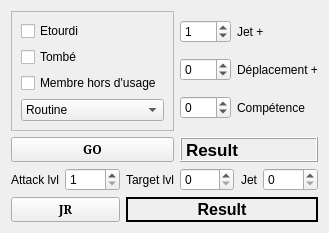
      <widget class="QWidget" name="tab_2">
       <attribute name="title">
        <string>Maneuvres</string>
       </attribute>
       <layout class="QGridLayout" name="gridLayout_8">
        <item row="0" column="0">
         <layout class="QGridLayout" name="gridLayout_7">
          <item row="0" column="0">
           <widget class="QFrame" name="frame">
            <property name="frameShape">
             <enum>QFrame::StyledPanel</enum>
            </property>
            <property name="frameShadow">
             <enum>QFrame::Raised</enum>
            </property>
            <layout class="QGridLayout" name="gridLayout_15">
             <item row="0" column="0">
              <widget class="QCheckBox" name="checkBox_3">
               <property name="text">
                <string>Etourdi</string>
               </property>
              </widget>
             </item>
             <item row="1" column="0">
              <widget class="QCheckBox" name="checkBox_4">
               <property name="text">
                <string>Tombé</string>
               </property>
              </widget>
             </item>
             <item row="2" column="0">
              <widget class="QCheckBox" name="checkBox_5">
               <property name="text">
                <string>Membre hors d'usage</string>
               </property>
              </widget>
             </item>
             <item row="3" column="0">
              <widget class="QComboBox" name="comboBox">
               <item>
                <property name="text">
                 <string>Routine</string>
                </property>
               </item>
               <item>
                <property name="text">
                 <string>Aisée</string>
                </property>
               </item>
               <item>
                <property name="text">
                 <string>Facile</string>
                </property>
               </item>
               <item>
                <property name="text">
                 <string>Moyenne</string>
                </property>
               </item>
               <item>
                <property name="text">
                 <string>Difficile</string>
                </property>
               </item>
               <item>
                <property name="text">
                 <string>Trés difficile</string>
                </property>
               </item>
               <item>
                <property name="text">
                 <string>Extrèmement difficile</string>
                </property>
               </item>
               <item>
                <property name="text">
                 <string>Pure folie</string>
                </property>
               </item>
               <item>
                <property name="text">
                 <string>Absurde</string>
                </property>
               </item>
              </widget>
             </item>
            </layout>
           </widget>
          </item>
          <item row="0" column="1">
           <layout class="QGridLayout" name="gridLayout_14">
            <item row="0" column="0">
             <widget class="QSpinBox" name="spinBox_6">
              <property name="accelerated">
               <bool>true</bool>
              </property>
              <property name="minimum">
               <number>-150</number>
              </property>
              <property name="maximum">
               <number>275</number>
              </property>
              <property name="value">
               <number>1</number>
              </property>
             </widget>
            </item>
            <item row="0" column="1">
             <widget class="QLabel" name="label_12">
              <property name="text">
               <string>Jet +</string>
              </property>
             </widget>
            </item>
            <item row="1" column="0">
             <widget class="QSpinBox" name="spinBox_7">
              <property name="accelerated">
               <bool>true</bool>
              </property>
              <property name="minimum">
               <number>-150</number>
              </property>
              <property name="maximum">
               <number>275</number>
              </property>
             </widget>
            </item>
            <item row="1" column="1">
             <widget class="QLabel" name="label_13">
              <property name="text">
               <string>Déplacement +</string>
              </property>
             </widget>
            </item>
            <item row="2" column="0">
             <widget class="QSpinBox" name="spinBox_8">
              <property name="accelerated">
               <bool>true</bool>
              </property>
              <property name="minimum">
               <number>-150</number>
              </property>
              <property name="maximum">
               <number>275</number>
              </property>
             </widget>
            </item>
            <item row="2" column="1">
             <widget class="QLabel" name="label_14">
              <property name="text">
               <string>Compétence</string>
              </property>
             </widget>
            </item>
           </layout>
          </item>
          <item row="1" column="1">
           <widget class="QLabel" name="Result">
            <property name="font">
             <font>
              <pointsize>13</pointsize>
              <weight>75</weight>
              <bold>true</bold>
             </font>
            </property>
            <property name="layoutDirection">
             <enum>Qt::LeftToRight</enum>
            </property>
            <property name="frameShape">
             <enum>QFrame::Box</enum>
            </property>
            <property name="frameShadow">
             <enum>QFrame::Raised</enum>
            </property>
            <property name="text">
             <string>Result</string>
            </property>
           </widget>
          </item>
          <item row="1" column="0">
           <widget class="QPushButton" name="pushButton_2">
            <property name="font">
             <font>
              <family>Serif</family>
              <weight>75</weight>
              <bold>true</bold>
             </font>
            </property>
            <property name="text">
             <string>GO</string>
            </property>
           </widget>
          </item>
         </layout>
        </item>
        <item row="1" column="0">
         <layout class="QGridLayout" name="gridLayout_6">
          <item row="0" column="6">
           <widget class="QSpinBox" name="spinBox_14">
            <property name="sizePolicy">
             <sizepolicy hsizetype="Expanding" vsizetype="Preferred">
              <horstretch>0</horstretch>
              <verstretch>0</verstretch>
             </sizepolicy>
            </property>
            <property name="accelerated">
             <bool>true</bool>
            </property>
            <property name="maximum">
             <number>100</number>
            </property>
           </widget>
          </item>
          <item row="3" column="3" colspan="4">
           <widget class="QLabel" name="label_40">
            <property name="sizePolicy">
             <sizepolicy hsizetype="Expanding" vsizetype="Preferred">
              <horstretch>0</horstretch>
              <verstretch>0</verstretch>
             </sizepolicy>
            </property>
            <property name="font">
             <font>
              <pointsize>12</pointsize>
              <weight>75</weight>
              <bold>true</bold>
             </font>
            </property>
            <property name="frameShape">
             <enum>QFrame::WinPanel</enum>
            </property>
            <property name="text">
             <string>Result</string>
            </property>
            <property name="alignment">
             <set>Qt::AlignCenter</set>
            </property>
           </widget>
          </item>
          <item row="0" column="3">
           <widget class="QLabel" name="label_41">
            <property name="text">
             <string>Target lvl</string>
            </property>
            <property name="alignment">
             <set>Qt::AlignRight|Qt::AlignTrailing|Qt::AlignVCenter</set>
            </property>
           </widget>
          </item>
          <item row="0" column="4">
           <widget class="QSpinBox" name="spinBox_15">
            <property name="sizePolicy">
             <sizepolicy hsizetype="Expanding" vsizetype="Preferred">
              <horstretch>0</horstretch>
              <verstretch>0</verstretch>
             </sizepolicy>
            </property>
            <property name="maximum">
             <number>15</number>
            </property>
           </widget>
          </item>
          <item row="0" column="0" colspan="2">
           <widget class="QLabel" name="label_42">
            <property name="text">
             <string>Attack lvl</string>
            </property>
            <property name="alignment">
             <set>Qt::AlignRight|Qt::AlignTrailing|Qt::AlignVCenter</set>
            </property>
           </widget>
          </item>
          <item row="0" column="5">
           <widget class="QLabel" name="label_43">
            <property name="layoutDirection">
             <enum>Qt::RightToLeft</enum>
            </property>
            <property name="text">
             <string>Jet</string>
            </property>
            <property name="alignment">
             <set>Qt::AlignRight|Qt::AlignTrailing|Qt::AlignVCenter</set>
            </property>
           </widget>
          </item>
          <item row="0" column="2">
           <widget class="QSpinBox" name="spinBox_16">
            <property name="sizePolicy">
             <sizepolicy hsizetype="Expanding" vsizetype="Preferred">
              <horstretch>0</horstretch>
              <verstretch>0</verstretch>
             </sizepolicy>
            </property>
            <property name="minimum">
             <number>1</number>
            </property>
            <property name="maximum">
             <number>15</number>
            </property>
           </widget>
          </item>
          <item row="3" column="0" colspan="3">
           <widget class="QPushButton" name="pushButton_6">
            <property name="sizePolicy">
             <sizepolicy hsizetype="Preferred" vsizetype="Preferred">
              <horstretch>0</horstretch>
              <verstretch>0</verstretch>
             </sizepolicy>
            </property>
            <property name="font">
             <font>
              <family>Serif</family>
              <weight>75</weight>
              <bold>true</bold>
             </font>
            </property>
            <property name="text">
             <string>JR</string>
            </property>
           </widget>
          </item>
         </layout>
        </item>
       </layout>
      </widget>
